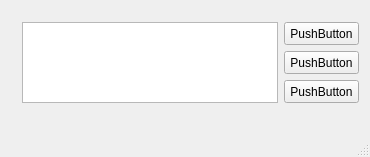
<?xml version="1.0" encoding="UTF-8"?>
<ui version="4.0">
 <class>MainWindow</class>
 <widget class="QMainWindow" name="MainWindow">
  <property name="geometry">
   <rect>
    <x>0</x>
    <y>0</y>
    <width>370</width>
    <height>157</height>
   </rect>
  </property>
  <property name="windowTitle">
   <string>MainWindow</string>
  </property>
  <widget class="QWidget" name="centralwidget">
   <widget class="QTextEdit" name="textEdit">
    <property name="geometry">
     <rect>
      <x>22</x>
      <y>22</y>
      <width>256</width>
      <height>81</height>
     </rect>
    </property>
   </widget>
   <widget class="QPushButton" name="pushButton">
    <property name="geometry">
     <rect>
      <x>284</x>
      <y>22</y>
      <width>75</width>
      <height>23</height>
     </rect>
    </property>
    <property name="text">
     <string>PushButton</string>
    </property>
   </widget>
   <widget class="QPushButton" name="pushButton_2">
    <property name="geometry">
     <rect>
      <x>284</x>
      <y>51</y>
      <width>75</width>
      <height>23</height>
     </rect>
    </property>
    <property name="text">
     <string>PushButton</string>
    </property>
   </widget>
   <widget class="QPushButton" name="pushButton_3">
    <property name="geometry">
     <rect>
      <x>284</x>
      <y>80</y>
      <width>75</width>
      <height>23</height>
     </rect>
    </property>
    <property name="text">
     <string>PushButton</string>
    </property>
   </widget>
  </widget>
  <widget class="QMenuBar" name="menubar">
   <property name="geometry">
    <rect>
     <x>0</x>
     <y>0</y>
     <width>370</width>
     <height>23</height>
    </rect>
   </property>
  </widget>
  <widget class="QStatusBar" name="statusbar"/>
 </widget>
 <resources/>
 <connections/>
</ui>
